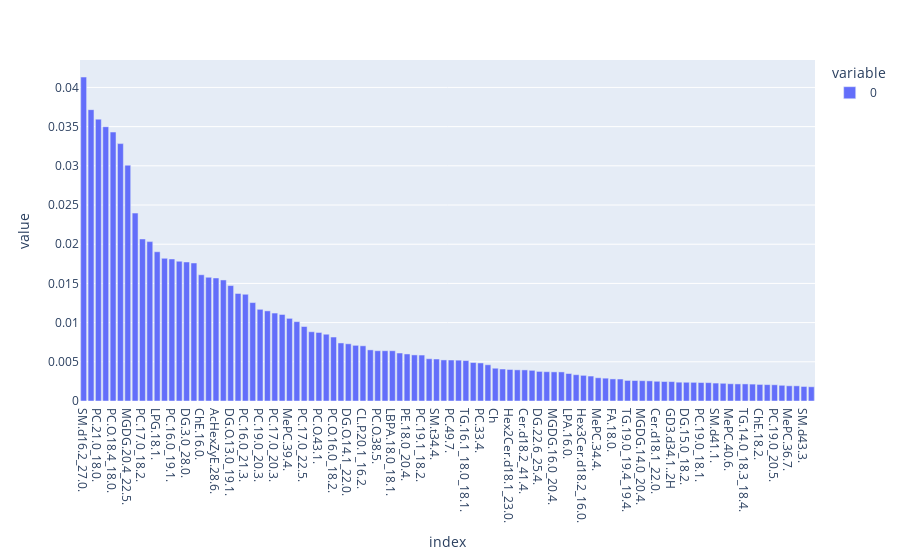

Here is the notebook cell this chart was saved with:
### Code cell
##Feature importance for the final model

feature_names = XA_resampled.columns

coefs = pd.DataFrame(
    model1A.feature_importances_,
    columns=["Coefficients"],
    index=feature_names,
)
features=[]
ft_importances = pd.Series(model1A.feature_importances_, index = XA_resampled.columns.values).sort_values(ascending=False)

for i,v in enumerate(ft_importances):
    features.append ('Feature: %0d, Score: %.5f' %(i,v))
xx3=pd.DataFrame(features)

fig2= px.bar(ft_importances.head(100))
fig2.show()

# fig2.write_image("20250108_images/Important_Features_lip_plusclin.png")
